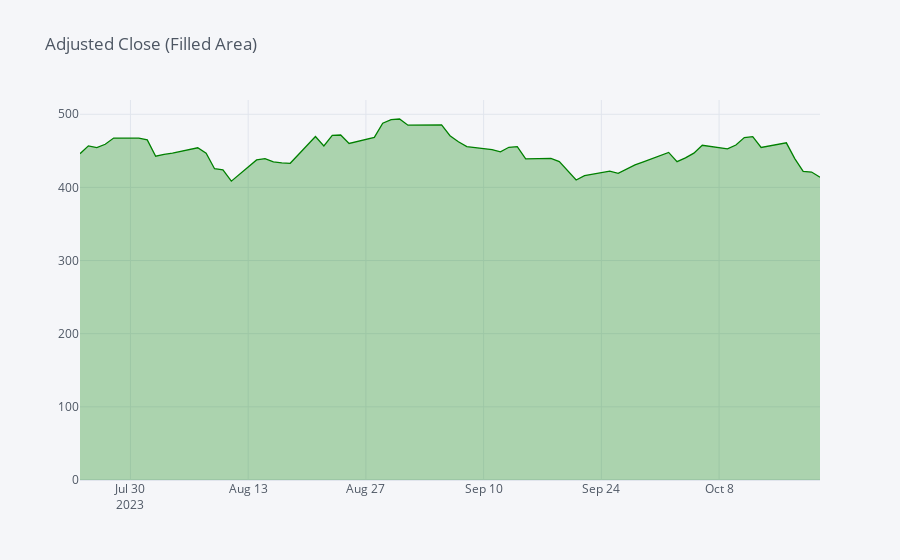

Notebook code cell kept with this figure:
### Code cell
stock_data['Adj Close'].iplot(title='Adjusted Close (Filled Area)', fill=True, colors=['green'])

### Figure 1 — Plotly figure (JSON) as saved in the notebook; plotly's stock layout.template omitted (floating-point values rounded to 4 significant figures)
{"data": [{"fill": "tozeroy", "fillcolor": "rgba(0, 128, 0, 0.3)", "line": {"color": "rgba(0, 128, 0, 1.0)", "dash": "solid", "shape": "linear", "width": 1.3}, "mode": "lines", "name": "Adj Close", "text": "", "type": "scatter", "x": ["2023-07-24", "2023-07-25", "2023-07-26", "2023-07-27", "2023-07-28", "2023-07-31", "2023-08-01", "2023-08-02", "2023-08-03", "2023-08-04", "2023-08-07", "2023-08-08", "2023-08-09", "2023-08-10", "2023-08-11", "2023-08-14", "2023-08-15", "2023-08-16", "2023-08-17", "2023-08-18", "2023-08-21", "2023-08-22", "2023-08-23", "2023-08-24", "2023-08-25", "2023-08-28", "2023-08-29", "2023-08-30", "2023-08-31", "2023-09-01", "2023-09-05", "2023-09-06", "2023-09-07", "2023-09-08", "2023-09-11", "2023-09-12", "2023-09-13", "2023-09-14", "2023-09-15", "2023-09-18", "2023-09-19", "2023-09-20", "2023-09-21", "2023-09-22", "2023-09-25", "2023-09-26", "2023-09-27", "2023-09-28", "2023-09-29", "2023-10-02", "2023-10-03", "2023-10-04", "2023-10-05", "2023-10-06", "2023-10-09", "2023-10-10", "2023-10-11", "2023-10-12", "2023-10-13", "2023-10-16", "2023-10-17", "2023-10-18", "2023-10-19", "2023-10-20"], "y": [446.1, 456.8, 454.5, 459.0, 467.5, 467.3, 465.0, 442.7, 445.1, 446.8, 454.1, 446.6, 425.5, 423.8, 408.5, 437.5, 439.4, 434.8, 433.4, 433.0, 469.6, 456.6, 471.1, 471.6, 460.1, 468.3, 487.8, 492.6, 493.5, 485.1, 485.4, 470.6, 462.4, 455.7, 451.8, 448.7, 454.9, 455.8, 439, 439.7, 435.2, 422.4, 410.2, 416.1, 422.2, 419.1, 424.7, 430.9, 435.0, 447.8, 435.2, 440.4, 446.9, 457.6, 452.7, 458.0, 468.1, 469.5, 454.6, 461.0, 439.4, 422.0, 421.0, 413.9]}], "layout": {"legend": {"bgcolor": "#F5F6F9", "font": {"color": "#4D5663"}}, "paper_bgcolor": "#F5F6F9", "plot_bgcolor": "#F5F6F9", "title": {"font": {"color": "#4D5663"}, "text": "Adjusted Close (Filled Area)"}, "xaxis": {"gridcolor": "#E1E5ED", "showgrid": true, "tickfont": {"color": "#4D5663"}, "title": {"font": {"color": "#4D5663"}, "text": ""}, "zerolinecolor": "#E1E5ED"}, "yaxis": {"gridcolor": "#E1E5ED", "showgrid": true, "tickfont": {"color": "#4D5663"}, "title": {"font": {"color": "#4D5663"}, "text": ""}, "zerolinecolor": "#E1E5ED"}}}
